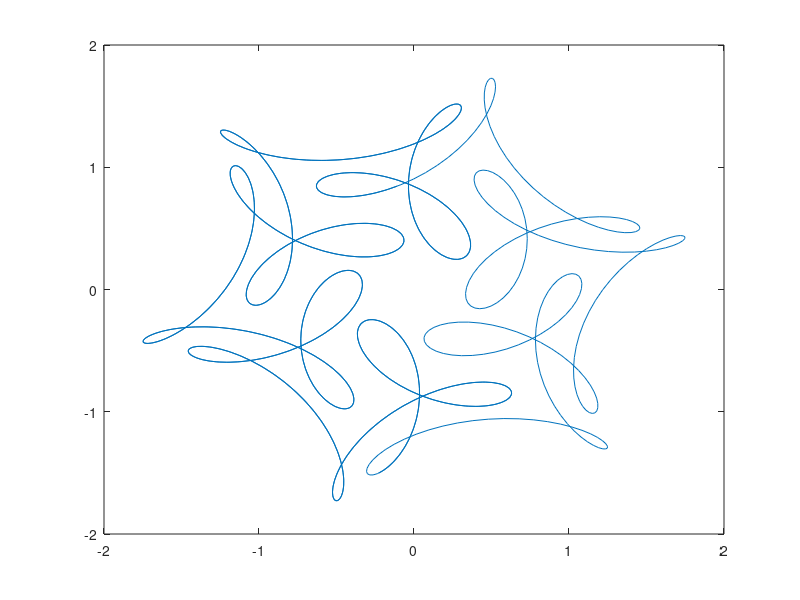

MATLAB code for this plot:
a = 1/2;
b = 1/3;
n = 17;
m = 7;
t = -5:0.01:5;
x = cos(t)+a*cos(m*t)+b*sin(n*t);
y = sin(t)+a*sin(m*t)+b*cos(n*t);
plot(x,y)